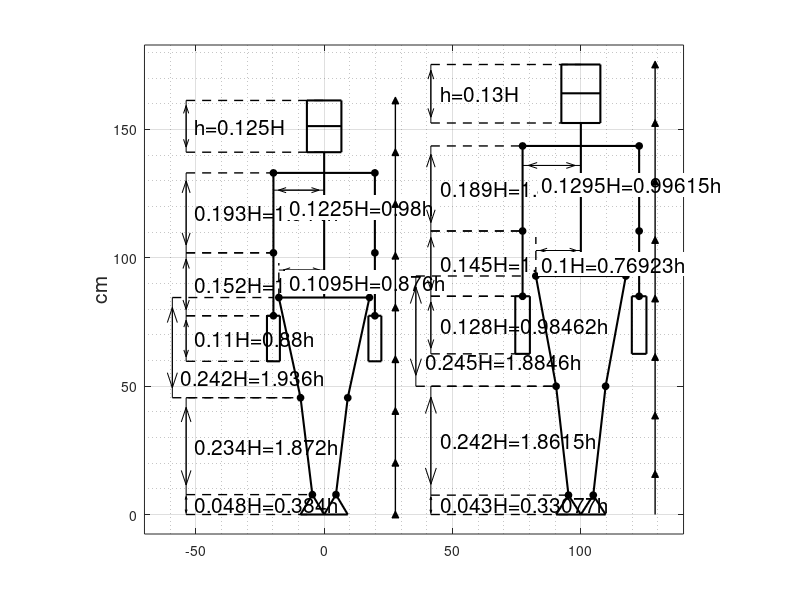

This figure's MATLAB source:
% file name = Contini
% date of creation = 23/05/2023
%
close all
clear all
%
%-------------------------------------------------------------------------------
% US population
%-------------------------------------------------------------------------------
%
height(1) = 161.3; % height of female (cm)
height(2) = 175.3; % height of male (cm)
width1 = [0.245*height(1),0.259*height(2)]; % from the tip of one clavicole to the tip of the other
width2 = [0.219*height(1),0.200*height(2)]; % from one head of one femur to the head of the other
width3 = [0.057*height(1),0.055*height(2)]; % width of the footh
Length1 = [0.938*height(1),0.936*height(2)];
Length2 = [0.875*height(1),0.870*height(2)];
Length3 = [0.825*height(1),0.819*height(2)];
Length4 = [0.632*height(1),0.630*height(2)];
Length5 = [0.480*height(1),0.485*height(2)];
Length6 = [0.370*height(1),0.357*height(2)];
Length7 = [0.524*height(1),0.530*height(2)];
Length8 = [0.282*height(1),0.285*height(2)];
Length9 = [0.048*height(1),0.043*height(2)];
js = 5 % joint size
shift = [0,100] % I use this to shift the second plot on the right
%
figure(1)
%
for (i=1:2)
  %
  H = height(i)
  w1 = width1(i)
  w2 = width2(i)
  w3 = width3(i)
  L1 = Length1(i)
  L2 = Length2(i)
  L3 = Length3(i)
  L4 = Length4(i)
  L5 = Length5(i)
  L6 = Length6(i)
  L7 = Length7(i)
  L8 = Length8(i)
  L9 = Length9(i)
  h = H - L2 % head height
  l = h/3 % head width divided by two
  %
  %-------------------------------------------------------------------------------
  % bones
  %-------------------------------------------------------------------------------
  %
  plot([0+shift(i),0+shift(i)],[H-h,L7],"-k","linewidth",1.5) % backbone
  hold on
  rectangle ("Position",[-l+shift(i),H-h,2*l,h],"linewidth",1.5) % head
  plot([-l+shift(i),l+shift(i)],[L1,L1],"-k","linewidth",1.5) % eyes
  %
  plot([-w1/2+shift(i),w1/2+shift(i)],[L3,L3],"-k","linewidth",1.5) % shoulders (tips of the clavicles)
  %
  plot([-w1/2+shift(i),-w1/2+shift(i)],[L3,L4],"-k","linewidth",1.5) % homerus, left
  plot([w1/2+shift(i),w1/2+shift(i)],[L3,L4],"-k","linewidth",1.5) % homerus, rigth
  %
  plot([-w1/2+shift(i),-w1/2+shift(i)],[L4,L5],"-k","linewidth",1.5) % radius, left
  plot([w1/2+shift(i),w1/2+shift(i)],[L4,L5],"-k","linewidth",1.5) % radius, rigth
  %
  rectangle ("Position",[-w1/2-(3/4)*l/2+shift(i),L6,(3/4)*l,L5-L6],"linewidth",1.5) % hand, left
  rectangle ("Position",[w1/2-(3/4)*l/2+shift(i),L6,(3/4)*l,L5-L6],"linewidth",1.5) % hand, rigth
  %
  plot([-w2/2+shift(i),w2/2+shift(i)],[L7,L7],"-k","linewidth",1.5) % hip
  %
  plot([-w3+shift(i),w3+shift(i)],[0,0],"-k","linewidth",1.5) % feet, plant
  %
  plot([-w3+shift(i),-w3/2+shift(i)],[0,L9],"-k","linewidth",1.5) % ankle, left
  plot([-w3/2+shift(i),0+shift(i)],[L9,0],"-k","linewidth",1.5) % ankle, left
  plot([0+shift(i),w3/2+shift(i)],[0,L9],"-k","linewidth",1.5) % ankle, rigth
  plot([w3/2+shift(i),w3+shift(i)],[L9,0],"-k","linewidth",1.5) % ankle, rigth
  %
  plot([-w3/2+shift(i),-w3+shift(i)],[L9,L8],"-k","linewidth",1.5) % tibia, left
  plot([w3/2+shift(i),w3+shift(i)],[L9,L8],"-k","linewidth",1.5) % tibia, rigth
  %
  plot([-w2/2+shift(i),-w3+shift(i)],[L7,L8],"-k","linewidth",1.5) % femur, left
  plot([w2/2+shift(i),w3+shift(i)],[L7,L8],"-k","linewidth",1.5) % femur, rigth
  %
  %-------------------------------------------------------------------------------
  % joints
  %-------------------------------------------------------------------------------
  %
  plot(-w1/2+shift(i),L3,'o','markersize',js,'markerfacecolor','k','markeredgecolor','k') % shoulder, left
  plot(w1/2+shift(i),L3,'o','markersize',js,'markerfacecolor','k','markeredgecolor','k') % shoulder, rigth
  %
  plot(-w1/2+shift(i),L4,'o','markersize',js,'markerfacecolor','k','markeredgecolor','k') % elbow, left
  plot(w1/2+shift(i),L4,'o','markersize',js,'markerfacecolor','k','markeredgecolor','k') % elbow, rigth
  %
  plot(-w1/2+shift(i),L5,'o','markersize',js,'markerfacecolor','k','markeredgecolor','k') % wirst, left
  plot(w1/2+shift(i),L5,'o','markersize',js,'markerfacecolor','k','markeredgecolor','k') % wirst, rigth
  %
  plot(-w2/2+shift(i),L7,'o','markersize',js,'markerfacecolor','k','markeredgecolor','k') % hip, left
  plot(w2/2+shift(i),L7,'o','markersize',js,'markerfacecolor','k','markeredgecolor','k') % hip, rigth
  %
  plot(-w3+shift(i),L8,'o','markersize',js,'markerfacecolor','k','markeredgecolor','k') % knee, left
  plot(w3+shift(i),L8,'o','markersize',js,'markerfacecolor','k','markeredgecolor','k') % knee, rigth
  %
  plot(-w3/2+shift(i),L9,'o','markersize',js,'markerfacecolor','k','markeredgecolor','k') % ankle, left
  plot(w3/2+shift(i),L9,'o','markersize',js,'markerfacecolor','k','markeredgecolor','k') % ankle, rigth
  %
  %-------------------------------------------------------------------------------
  % measures
  %-------------------------------------------------------------------------------
  %
  L = H/3;
  % head
  plot([-L+shift(i),0+shift(i)],[H,H],"--k","linewidth",1.0)
  plot([-L+shift(i),0+shift(i)],[H-h,H-h],"--k","linewidth",1.0)
  quiver(-L+shift(i),H-h,0,h,'-k',"maxheadsize",0.1)
  quiver(-L+shift(i),H,0,-h,'-k',"maxheadsize",0.1)
  factorH = h/H;
  text (-L+l/2+shift(i),H-h/2,strcat("h=",num2str(factorH),"H"),"fontsize",15)
  % homer
  homer = L3 - L4;
  plot([-L+shift(i),-w1/2+shift(i)],[L3,L3],"--k","linewidth",1.0)
  plot([-L+shift(i),-w1/2+shift(i)],[L4,L4],"--k","linewidth",1.0)
  quiver(-L+shift(i),L4,0,homer,'-k',"maxheadsize",0.1)
  quiver(-L+shift(i),L3,0,-homer,'-k',"maxheadsize",0.1)
  factorH = homer/H;
  factorh = homer/h;
  text (-L+l/2+shift(i),L3-homer/2,strcat(num2str(factorH),"H=",strcat(num2str(factorh),"h")),"fontsize",15)
  % radius
  radius = L4 - L5;
  plot([-L+shift(i),-w1/2+shift(i)],[L4,L4],"--k","linewidth",1.0)
  plot([-L+shift(i),-w1/2+shift(i)],[L5,L5],"--k","linewidth",1.0)
  quiver(-L+shift(i),L5,0,radius,'-k',"maxheadsize",0.1)
  quiver(-L+shift(i),L4,0,-radius,'-k',"maxheadsize",0.1)
  factorH = radius/H;
  factorh = radius/h;
  text (-L+l/2+shift(i),L4-radius/2,strcat(num2str(factorH),"H=",strcat(num2str(factorh),"h")),"fontsize",15)
  % hand
  hand = L5 - L6;
  plot([-L+shift(i),-w1/2+shift(i)],[L5,L5],"--k","linewidth",1.0)
  plot([-L+shift(i),-w1/2+shift(i)],[L6,L6],"--k","linewidth",1.0)
  quiver(-L+shift(i),L6,0,hand,'-k',"maxheadsize",0.1)
  quiver(-L+shift(i),L5,0,-hand,'-k',"maxheadsize",0.1)
  factorH = hand/H;
  factorh = hand/h;
  text (-L+l/2+shift(i),L5-hand/2,strcat(num2str(factorH),"H=",strcat(num2str(factorh),"h")),"fontsize",15)
  % femur
  femur = L7 - L8;
  plot([-1.1*L+shift(i),-w1/2+shift(i)],[L7,L7],"--k","linewidth",1.0)
  plot([-1.1*L+shift(i),-w3+shift(i)],[L8,L8],"--k","linewidth",1.0)
  quiver(-1.1*L+shift(i),L8,0,femur,'-k',"maxheadsize",0.1)
  quiver(-1.1*L+shift(i),L7,0,-femur,'-k',"maxheadsize",0.1)
  factorH = femur/H;
  factorh = femur/h;
  text (-1.1*L+l/2+shift(i),L7-homer,strcat(num2str(factorH),"H=",strcat(num2str(factorh),"h")),"fontsize",15)
  % tibia
  tibia = L8 - L9;
  plot([-L+shift(i),-w3+shift(i)],[L8,L8],"--k","linewidth",1.0)
  plot([-L+shift(i),-w3/2+shift(i)],[L9,L9],"--k","linewidth",1.0)
  quiver(-L+shift(i),L8,0,-tibia,'-k',"maxheadsize",0.1)
  quiver(-L+shift(i),L9,0,tibia,'-k',"maxheadsize",0.1)
  factorH = tibia/H;
  factorh = tibia/h;
  text (-L+l/2+shift(i),L8-tibia/2,strcat(num2str(factorH),"H=",strcat(num2str(factorh),"h")),"fontsize",15)
  % ankle
  ankle = L9;
  plot([-L+shift(i),-w3/2+shift(i)],[0,0],"--k","linewidth",1.0)
  quiver(-L+shift(i),L9,0,-ankle,'-k',"maxheadsize",0.1)
  quiver(-L+shift(i),0,0,ankle,'-k',"maxheadsize",0.1)
  factorH = ankle/H;
  factorh = ankle/h;
  text (-L+l/2+shift(i),L9-ankle/2,strcat(num2str(factorH),"H=",strcat(num2str(factorh),"h")),"fontsize",15)
  % shoulders
  quiver(-w1/2+shift(i),L3-l,w1/2,0,'-k',"maxheadsize",0.1)
  quiver(0+shift(i),L3-l,-w1/2,0,'-k',"maxheadsize",0.1)
  factorH = w1/(2*H);
  factorh = w1/(2*h);
  text (-2*l+shift(i),L3-2*l,strcat(num2str(factorH),"H=",strcat(num2str(factorh),"h")),"fontsize",15,"backgroundcolor","white")
  % hips
  plot([-w2/2+shift(i),-w2/2+shift(i)],[L7,L7+2*l],"--k","linewidth",1.0)
  quiver(-w2/2+shift(i),L4-l,w2/2,0,'-k',"maxheadsize",0.1)
  quiver(0+shift(i),L4-l,-w2/2,0,'-k',"maxheadsize",0.1)
  factorH = w2/(2*H);
  factorh = w2/(2*h);
  text (-2*l+shift(i),L4-1.7*l,strcat(num2str(factorH),"H=",strcat(num2str(factorh),"h")),"fontsize",15,"backgroundcolor","white")
  % heads
  plot([w2/2+1.5*l+shift(i),w2/2+1.5*l+shift(i)],[H,0],"-k","linewidth",1.0)
  temp=0;
  while (temp<=H)
    plot(w2/2+1.5*l+shift(i),H-temp,'^','markersize',js,'markerfacecolor','k','markeredgecolor','k')
    temp=temp+h;
  endwhile
endfor
%
%-------------------------------------------------------------------------------
% grid and axes
%-------------------------------------------------------------------------------
%
axis([-70,140,-l,H+l],"equal")
ylabel("cm","fontsize",15)
grid on
grid minor
